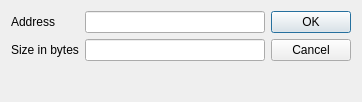
<?xml version="1.0" encoding="UTF-8"?>
<ui version="4.0">
 <class>AddMemoryDialog</class>
 <widget class="QDialog" name="AddMemoryDialog">
  <property name="windowModality">
   <enum>Qt::ApplicationModal</enum>
  </property>
  <property name="geometry">
   <rect>
    <x>0</x>
    <y>0</y>
    <width>362</width>
    <height>102</height>
   </rect>
  </property>
  <property name="windowTitle">
   <string>Add Memory Block</string>
  </property>
  <layout class="QGridLayout" name="gridLayout">
   <item row="0" column="0">
    <layout class="QHBoxLayout" name="horizontalLayout">
     <item>
      <layout class="QFormLayout" name="formLayout">
       <item row="0" column="0">
        <widget class="QLabel" name="labelAddress">
         <property name="text">
          <string>Address</string>
         </property>
        </widget>
       </item>
       <item row="0" column="1">
        <widget class="QLineEdit" name="lineEditAddress"/>
       </item>
       <item row="2" column="1">
        <widget class="QLineEdit" name="lineEditSize"/>
       </item>
       <item row="2" column="0">
        <widget class="QLabel" name="labelSize">
         <property name="text">
          <string>Size in bytes</string>
         </property>
        </widget>
       </item>
      </layout>
     </item>
     <item>
      <widget class="QDialogButtonBox" name="buttonBox">
       <property name="orientation">
        <enum>Qt::Vertical</enum>
       </property>
       <property name="standardButtons">
        <set>QDialogButtonBox::Cancel|QDialogButtonBox::Ok</set>
       </property>
      </widget>
     </item>
    </layout>
   </item>
  </layout>
 </widget>
 <resources/>
 <connections>
  <connection>
   <sender>buttonBox</sender>
   <signal>accepted()</signal>
   <receiver>AddMemoryDialog</receiver>
   <slot>accept()</slot>
   <hints>
    <hint type="sourcelabel">
     <x>248</x>
     <y>254</y>
    </hint>
    <hint type="destinationlabel">
     <x>157</x>
     <y>274</y>
    </hint>
   </hints>
  </connection>
  <connection>
   <sender>buttonBox</sender>
   <signal>rejected()</signal>
   <receiver>AddMemoryDialog</receiver>
   <slot>reject()</slot>
   <hints>
    <hint type="sourcelabel">
     <x>316</x>
     <y>260</y>
    </hint>
    <hint type="destinationlabel">
     <x>286</x>
     <y>274</y>
    </hint>
   </hints>
  </connection>
 </connections>
</ui>
